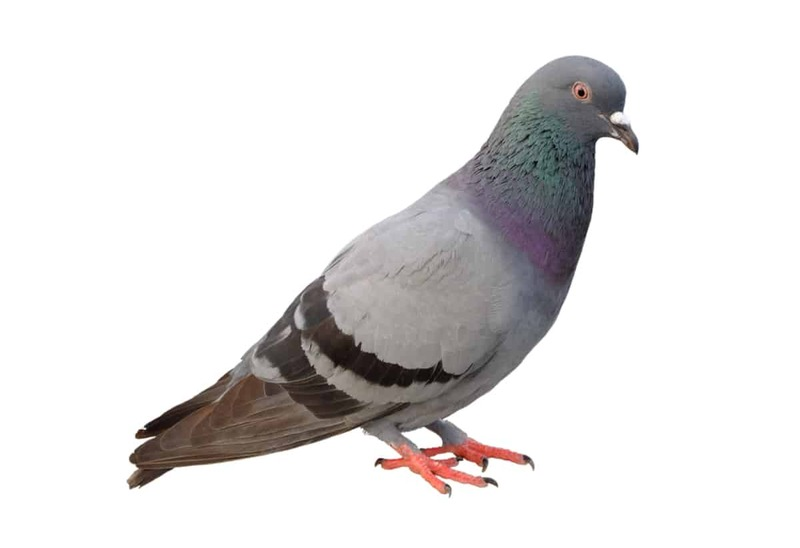
#> input picture pigeon.jpg, 800 x 548 px
$ python code2.py
#> lines starting #> are read from the running program, lines starting #| are printed output that depends on the picture
import cv2
# entrer le nom du fichier de l'image
filename = "pigeon.jpg"
#lire l'image
oriimg = cv2.imread(filename)
#> oriimg is the input picture: shape (548, 800, 3); mean B, G, R 225.4, 225.5, 227.3
# redimensionnement de l'image
newimg = cv2.resize(oriimg,(50, 50))
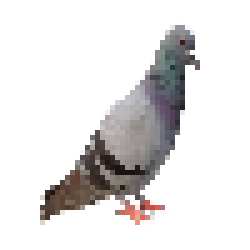
#> newimg: shape (50, 50, 3) (shown 5 times larger); mean B, G, R 225.6, 225.6, 227.4
# afficher l'image
cv2.imshow("Show by CV2",newimg)
cv2.waitKey(0)
# sauvegarder l'image
cv2.imwrite("positive.jpg",newimg)

$ run again, with chocolat.jpg copied over pigeon.jpg
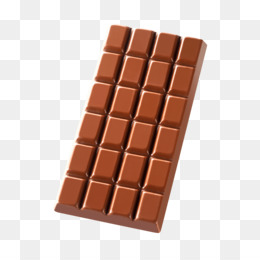
#> input picture chocolat.jpg, 260 x 260 px
#> oriimg is the input picture: shape (260, 260, 3); mean B, G, R 187.4, 195.6, 216.8
#> `newimg = cv2.resize(oriimg,(50, 50))`:
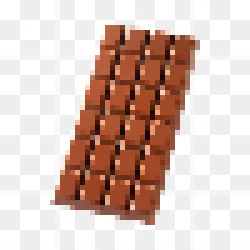
#> newimg: shape (50, 50, 3) (shown 5 times larger); mean B, G, R 187.3, 195.4, 216.6
